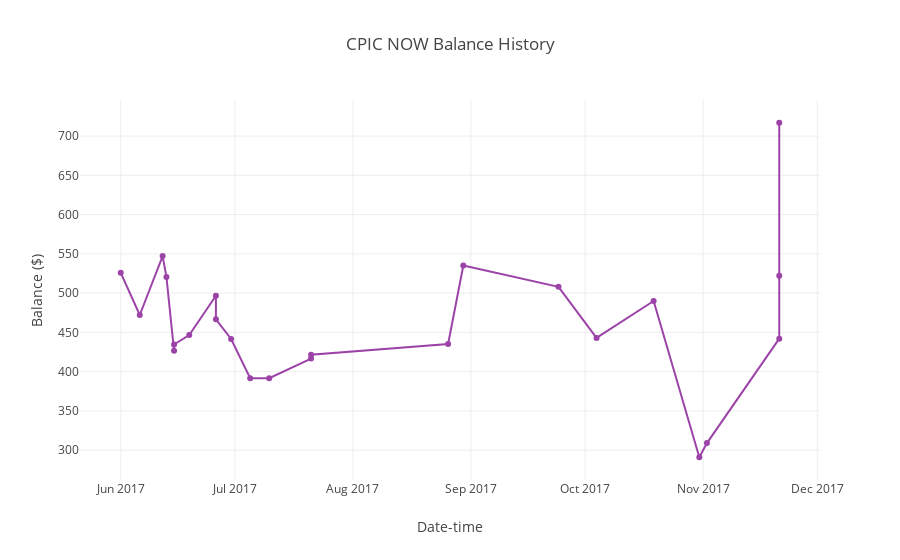

This figure's notebook cell:
### Code cell
print('Importing libraries...')
# =========== importing libraries ===========
import pandas as pd
import plotly
from plotly.offline import plot
import plotly.graph_objs as go
from plotly.graph_objs import Scatter, Layout
import plotly.figure_factory as ff
from pandas import ExcelWriter
from pandas import ExcelFile
# =========== begin algs ===========
print('Done')
plotly.offline.init_notebook_mode(connected=True)  # initializes offline plotting
# ============= Excel import ================
df = pd.read_excel("cpic_now_acct.xlsx")
df = df.fillna('')

def color_cols(x): # color function
    # copy df to new - original data is not changed
    df = x.copy()
    # select all values to default value - no color (necessary for some reason)
    df.loc[:,:] = 'background-color: none'
    # overwrite default values w/ desired colors      
    df[['credit']] = 'background-color: #e5f9de'
    df[['debit']] = 'background-color: #f9dfde'    
    df.loc[25,:] = 'background-color: none'
    df.loc[26,1:2] = 'font-weight: bold; background-color: #f9dfde'
    df.loc[26,2:3] = 'font-weight: bold; background-color: #e5f9de'
    df.loc[34,3:4] = 'font-weight: bold'
    df.loc[36,2:3] = 'font-weight: bold; background-color: #e5f9de'
    df.loc[36,3:4] = 'font-weight: bold'
    # return colored df
    return df    

# =========== Create plot ===================
print ('Building plot...')
#df = df.style.applymap(lambda v: 'background-color: %s' % 'green' if v=='col' else '')
df_list1 = df['date'].tolist()  # extracts column as python list
df_list2 = df['balance'].tolist()  # extracts column as list

# Create traces
trace1 = go.Scatter(
    x = df_list1,
    y = df_list2,
    mode = 'lines+markers',
    name = 'Series 1',
    line = dict(
        color = ('#9c43a8'),
        width = 2)
)
data = [trace1]

layout = dict(title = 'CPIC NOW Balance History',
              yaxis = dict(title= 'Balance ($)', zeroline = True),
              xaxis = dict(title= 'Date-time', zeroline = True)
             )

fig = dict(data=data, layout=layout)

print ('Done')
df = df.style.apply(color_cols, axis=None)  # applies color function to dataframe

plotly.offline.iplot(fig, filename='cpic_acct_data1.html')
df #  displays dataframe

### Figure 1 — Plotly figure (JSON) as saved in the notebook; plotly's stock layout.template omitted (floating-point values rounded to 4 significant figures)
{"data": [{"line": {"color": "#9c43a8", "width": 2}, "mode": "lines+markers", "name": "Series 1", "type": "scatter", "x": ["", "2017-11-21", "2017-11-21", "2017-11-21", "2017-11-02", "2017-10-31", "2017-10-19", "2017-10-04", "2017-09-24", "2017-08-30", "2017-08-26", "2017-07-21", "2017-07-21", "2017-07-10", "2017-07-05", "2017-06-30", "2017-06-26", "2017-06-26", "2017-06-19", "2017-06-15", "2017-06-15", "2017-06-13", "2017-06-12", "2017-06-06", "2017-06-01", "", "", "", "", "", "", "", "", "", "", "", ""], "y": ["", 717.0, 522.0, 442.0, 309.0, 291.0, 490.0, 443.0, 508.0, 535.1, 435.1, 421.6, 416.6, 391.6, 391.6, 441.6, 466.6, 496.6, 446.6, 434.6, 426.6, 520.6, 547.1, 472.1, 525.9, "", "", "june", "july", "august", "september", "october", "november", "", "to-date", "", "present balance"]}], "layout": {"title": "CPIC NOW Balance History", "xaxis": {"title": "Date-time", "zeroline": true}, "yaxis": {"title": "Balance ($)", "zeroline": true}}}
